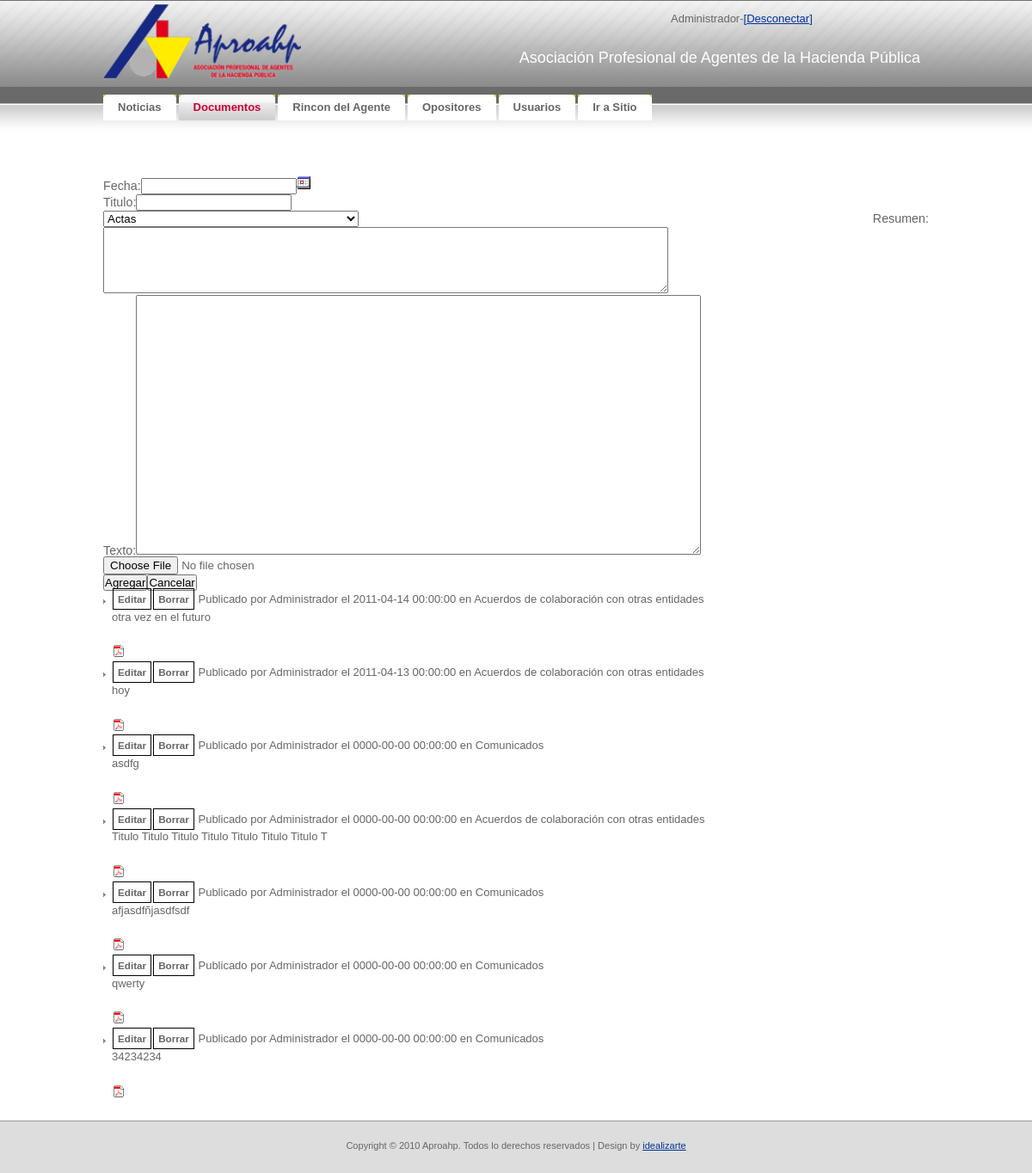
Before: /admin/documentos.php (signed in) with the older database file.
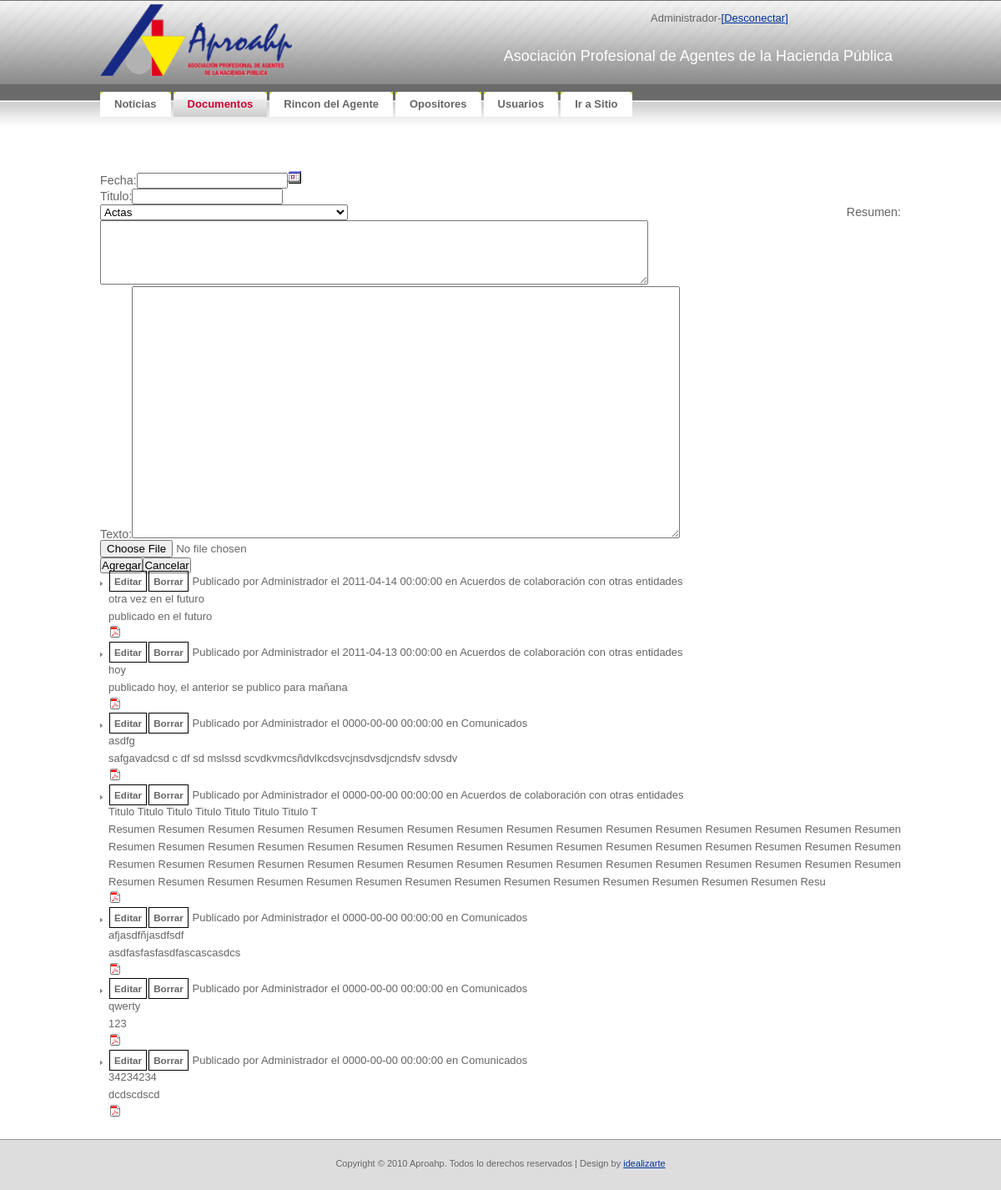
After: the same page with the newer database file.
### tables this page shows
CREATE TABLE IF NOT EXISTS `tbl_categorias` (
  `CAT_ID` bigint(20) NOT NULL AUTO_INCREMENT,
  `CAT_Visible` tinyint(1) NOT NULL,
  `CAT_Nombre` varchar(50) NOT NULL,
  `CAT_Comentarios` varchar(200) NOT NULL,
  UNIQUE KEY `ID` (`CAT_ID`)
);

CREATE TABLE IF NOT EXISTS `tbl_users` (
  `USR_ID` bigint(20) NOT NULL AUTO_INCREMENT,
  `USR_username` varchar(32) NOT NULL,
  `USR_password` varchar(32) NOT NULL,
  `USR_Displayname` varchar(32) NOT NULL,
  `USR_email` varchar(100) NOT NULL,
  `USR_Activo` tinyint(1) NOT NULL,
  PRIMARY KEY (`USR_ID`)
);

CREATE TABLE IF NOT EXISTS `tbl_documentos` (
  `DOC_ID` bigint(20) NOT NULL AUTO_INCREMENT,
  `DOC_Fecha` datetime NOT NULL,
  `DOC_Autor` bigint(20) NOT NULL,
  `DOC_Categoria` bigint(20) NOT NULL,
  `DOC_Titulo` varchar(50) NOT NULL,
  `DOC_Resumen` varchar(500) NOT NULL,
  `DOC_Texto` varchar(5000) NOT NULL,
  `DOC_Attach` varchar(200) NOT NULL,
  UNIQUE KEY `DOC_ID` (`DOC_ID`)
);

### admin/documentos.php (the view, shortened to what this page needs)
<!DOCTYPE html PUBLIC "-//W3C//DTD XHTML 1.0 Strict//EN"
  "http://www.w3.org/TR/xhtml1/DTD/xhtml1-strict.dtd">
<html xmlns="http://www.w3.org/1999/xhtml" xml:lang="en" lang="en">
<head>
    <link rel="stylesheet" href="../css/reset.css" type="text/css" media="screen" charset="utf-8">
    <link rel="stylesheet" href="../css/aproahp.css" type="text/css" media="screen" charset="utf-8">
	<link rel="stylesheet" href="css/jquery-ui.css" type="text/css" media="screen" charset="utf-8">
	<link rel="stylesheet" href="css/style.css" type="text/css" media="screen" charset="utf-8">
</head>
<body>
<div id="container">
<?php require("header.php");?>
<?php
	$uploadfolder="../UPLDocumentos";
?>
<div id='noticias'>
	<h2>Documentos</h2><br/>
	<div id='noticiasform'>
		<form id='frm_enlace' method='post' action='<?=$paginaactual?>' enctype='multipart/form-data'>
		<label for="inp_fecha">Fecha:</label><input type='text' name='inp_fecha' id='inp_fecha'><img src="images/b_calendar.png" alt="Calendario" width="16" height="16" /><br/>
		<label for="inp_titulo">Titulo:</label><input type='text' name='inp_titulo' id='inp_titulo'><br/>
<?php
		echo "<select name='inp_categoria'>";
		$cat_result=mysql_query("SELECT * FROM tbl_Categorias ORDER BY Cat_Nombre;");
		for ($x = 0, $numrows = mysql_num_rows($cat_result); $x < $numrows; $x++) {
			$row = mysql_fetch_assoc($cat_result);
			echo "<option value=".$row["CAT_ID"].">".$row["CAT_Nombre"]."</option>";
		}
		echo "</select>";
?>
		<label for="inp_resumen">Resumen:</label><textarea cols="80" rows="5" name='inp_resumen' id='inp_resumen'></textarea><br/>
		<label for="inp_texto">Texto:</label><textarea cols="80" rows="20" name='inp_texto' id='inp_texto'></textarea><br/>
		<input name="userfile" type="file"><br/>
		<input type='submit' value='Agregar' name='submitdoc' id='submitdoc'><input type="reset" value="Cancelar">
		</form>
	</div>
<?php
		echo "<ul>";
		$doc_result=mysql_query("SELECT * FROM tbl_Categorias,tbl_documentos,tbl_Users WHERE DOC_Autor=USR_ID AND DOC_Categoria = CAT_ID ORDER BY DOC_FECHA DESC;");
		for ($x = 0, $numrows = mysql_num_rows($doc_result); $x < $numrows; $x++) {
			$row = mysql_fetch_assoc($doc_result);
			$parts = Explode('.', $row['DOC_Attach']);
			$tipo= $parts[count($parts) - 1];
			echo("<li class=documento><div class=edit rel='".$row["DOC_ID"]."'>Editar</div><div class=borrar rel='".$row["DOC_ID"]."'>Borrar</div> Publicado por ".$row['USR_Displayname']." el ".$row['DOC_Fecha']." en ".$row['CAT_Nombre']."<br>".$row['DOC_Titulo'].'<br>'.$row['DOC_Resumen']."<br><a href='".$uploadfolder."/".$row['DOC_Attach']."'><img src='../images/fticonos/icon_".$tipo.".gif'></a></li>");
	   	}
		echo "</ul>";
?>
</div>
</div>
</body>
</html>

Changed rows visible on the page:
changed through a linked row, tbl_categorias "Acuerdos de colaboración con otras entidades": tbl_documentos.DOC_Resumen (not shown) → "publicado en el futuro"; tbl_documentos.DOC_Resumen (not shown) → "publicado hoy, el anterior se publico para mañana"; tbl_documentos.DOC_Resumen (not shown) → "Resumen Resumen Resumen Resumen Resumen Resumen Resumen Resumen Resumen Resumen Resumen Resumen Resumen Resumen Resumen Resumen Resumen Resumen Resumen Resumen Resumen Resumen Resumen Resumen Resumen Resumen Resumen Resumen Resumen Resumen Resumen Resumen Resumen Resumen Resumen Resumen Resumen Resumen Resumen Resumen Resumen Resumen Resumen Resumen Resumen Resumen Resumen Resumen Resumen Resumen Resumen Resumen Resumen Resumen Resumen Resumen Resumen Resumen Resumen Resumen Resumen Resumen Resu"
changed through a linked row, tbl_categorias "Comunicados": tbl_documentos.DOC_Resumen (not shown) → "safgavadcsd c df sd mslssd scvdkvmcsñdvlkcdsvcjnsdvsdjcndsfv sdvsdv"; tbl_documentos.DOC_Resumen (not shown) → "asdfasfasfasdfascascasdcs"; tbl_documentos.DOC_Resumen (not shown) → "123"; tbl_documentos.DOC_Resumen (not shown) → "dcdscdscd"
